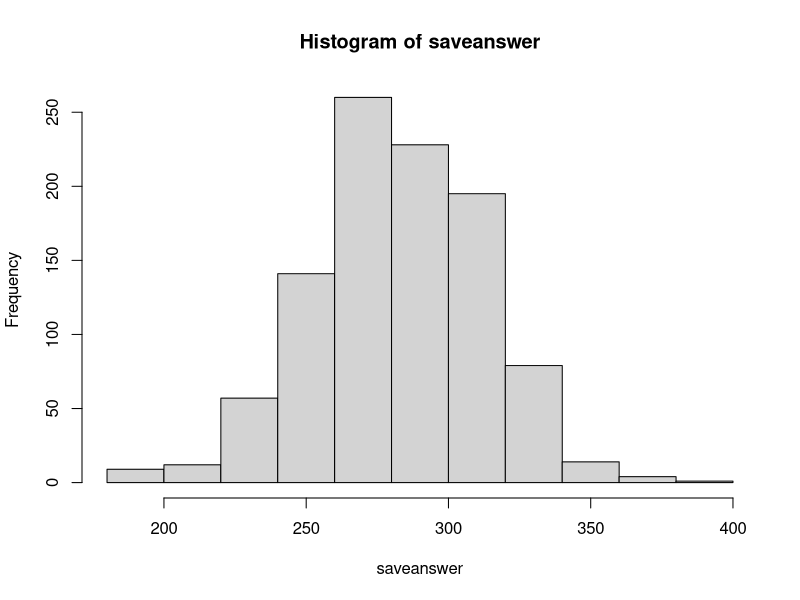

This chart was generated by the following R code:
## ---- chunk 1
knitr::opts_chunk$set(echo = TRUE)
require(tidyverse)
require(tidyverse)
require(knitr)
## ---- chunk 2
birthdays=1:365
saveanswer=vector("numeric")
for(j in 1:1000){


savebank=0
for(i in 1:637){
classsample<-sample(birthdays,35,replace = TRUE)
d<-duplicated(classsample)
# If we add up d and get a number greater than zero, then we had responses with the same birthday.
if(sum(d)>0){
savebank=savebank+1
}else{
  savebank=savebank-2
}
}
saveanswer[j]<-savebank
}
## ---- chunk 3
hist(saveanswer)
ssanswer<-sort(saveanswer)
print(ssanswer[25])
print(ssanswer[975])
